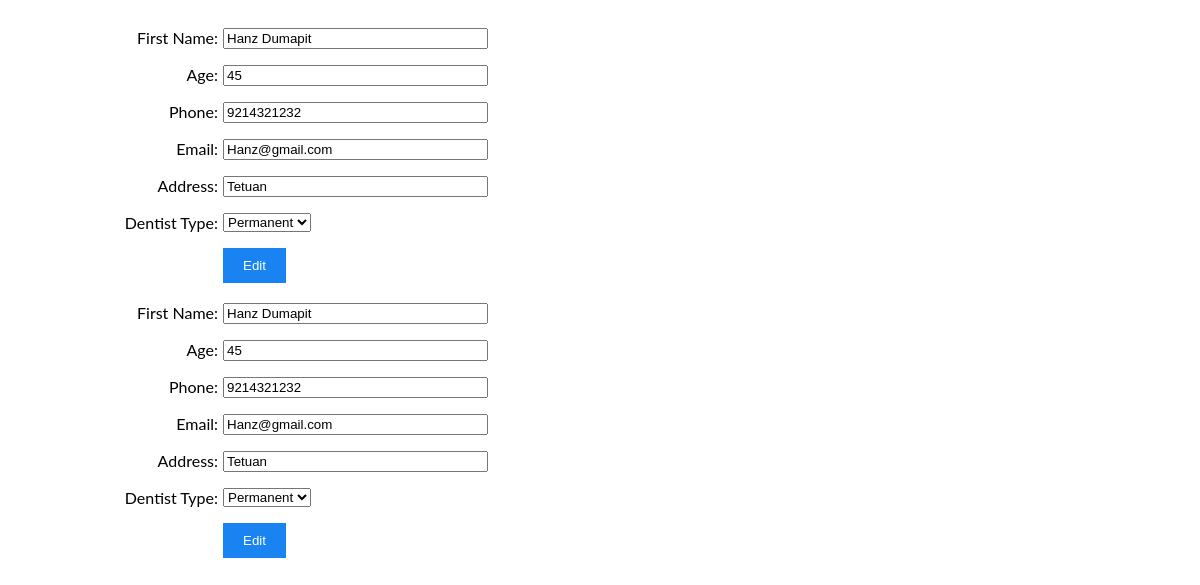
The page /edit_dentistinfo.php?id=1 on the database its author committed.
### tables this page shows
CREATE TABLE IF NOT EXISTS `dentist` (
  `did` smallint(6) NOT NULL,
  `name` varchar(20) NOT NULL,
  `age` tinyint(3) NOT NULL,
  `sex` char(1) NOT NULL,
  `phone` bigint(11) NOT NULL,
  `email` varchar(30) NOT NULL,
  `address` text NOT NULL,
  `dtype` varchar(20) NOT NULL,
  `registration_date` datetime NOT NULL
);

### edit_dentistinfo.php (the view, shortened to what this page needs)
<!doctype html>
<html lang=en>
<head>
<link rel="stylesheet" type="text/css" href="dentist.css">
</head>
<body>
<div id="container">
<div id="content">
<?php
		if ( (isset($_GET['id'])) && (is_numeric($_GET['id'])) ) {
		$id = $_GET['id'];
		}
		elseif ( (isset($_POST['id'])) && (is_numeric($_POST['id'])) ) {
		$id = $_POST['id'];
		}
		else {
		echo '<p class="error">This page has been accessed in error</p>';
		exit();
		}
require_once('database.php');
$q = "SELECT did,name,age,phone,email,address,dtype FROM dentist WHERE did=$id";
$result = @mysqli_query ($dbcon, $q);
if (mysqli_num_rows($result) == 1)
{
	$row = mysqli_fetch_array ($result, MYSQLI_NUM);
	echo '<form action="edit_dentistinfo.php" method="post">
	<p><label class="label" for="name">First Name:</label>
	<input class="fl-left" id="name" type="text" name="name" size="30" maxlength="30"
	value="' . $row[1] . '"></p>
	<p><label class="label" for="age">Age:</label>
	<input class="fl-left" type="text" name="age" size="30" maxlength="50"
	value="' . $row[2] . '"></p>
	<p><label class="label" for="phone">Phone:</label>
	<input class="fl-left" type="text" name="phone" size="30" maxlength="50"
	value="' . $row[3] . '"></p>
	<p><label class="label" for="email">Email:</label>
	<input class="fl-left" type="text" name="email" size="30" maxlength="50"
	value="' . $row[4] . '"></p>
	<p><label class="label" for="address">Address:</label>
	<input class="fl-left" type="text" name="address" size="30" maxlength="50"
	value="' . $row[5] . '"></p>
	<label class="label" for="dtype">Dentist Type:</label><select name="dtype" value="' . $row[6] . '">
       <option>Permanent</option>
       <option>Trainee</option>
       <option>Visiting</option>
       </select></p>
	<p><input id="submit" type="submit" name="submit" value="Edit"></p>
	<input type="hidden" name="id" value="' . $id . '" />
	</form>';
}
else {
	  echo '<p class="error">This page has been accessed in error</p>';
	 }
?>
</div>
</div>
</body>
</html><!doctype html>
<html lang=en>
<head>
<link rel="stylesheet" type="text/css" href="dentist.css">
</head>
<body>
<div id="container">
<div id="content">
<?php
		if ( (isset($_GET['id'])) && (is_numeric($_GET['id'])) ) {
		$id = $_GET['id'];
		}
		elseif ( (isset($_POST['id'])) && (is_numeric($_POST['id'])) ) {
		$id = $_POST['id'];
		}
		else {
		echo '<p class="error">This page has been accessed in error</p>';
		exit();
		}
require_once ('database.php');
$q = "SELECT did,name,age,phone,email,address,dtype FROM dentist WHERE did=$id";
$result = @mysqli_query ($dbcon, $q);
if (mysqli_num_rows($result) == 1)
{
	$row = mysqli_fetch_array ($result, MYSQLI_NUM);
	echo '<form action="edit_dentistinfo.php" method="post">
	<p><label class="label" for="name">First Name:</label>
	<input class="fl-left" id="name" type="text" name="name" size="30" maxlength="30"
	value="' . $row[1] . '"></p>
	<p><label class="label" for="age">Age:</label>
	<input class="fl-left" type="text" name="age" size="30" maxlength="50"
	value="' . $row[2] . '"></p>
	<p><label class="label" for="phone">Phone:</label>
	<input class="fl-left" type="text" name="phone" size="30" maxlength="50"
	value="' . $row[3] . '"></p>
	<p><label class="label" for="email">Email:</label>
	<input class="fl-left" type="text" name="email" size="30" maxlength="50"
	value="' . $row[4] . '"></p>
	<p><label class="label" for="address">Address:</label>
	<input class="fl-left" type="text" name="address" size="30" maxlength="50"
	value="' . $row[5] . '"></p>
	<label class="label" for="dtype">Dentist Type:</label><select name="dtype" value="' . $row[6] . '">
       <option>Permanent</option>
       <option>Trainee</option>
       <option>Visiting</option>
       </select></p>
	<p><input id="submit" type="submit" name="submit" value="Edit"></p>
	<input type="hidden" name="id" value="' . $id . '" />
	</form>';
}
else {
	  echo '<p class="error">This page has been accessed in error</p>';
	 }
?>
</div>
</div>
</body>
</html>

### dentist.css (style rules this page uses)
html, body { overflow-x: hidden; }
.label { font-family: 'Lato', sans-serif; float:left; width:210px; text-align:right; clear:left; margin-right:5px; }
#submit { margin-left:215px; background-color: #1984f1; padding: 10px 20px; color: white; border-style: none; border: collapse; }

### rows shown on the page
dentist: name "Hanz Dumapit", age "45", phone "9214321232", email "Hanz@gmail.com", address "Tetuan", dtype "Permanent"
